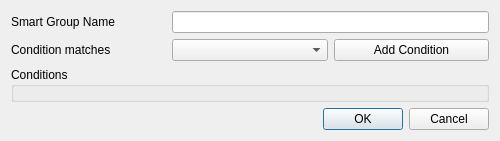
<?xml version="1.0" encoding="UTF-8"?>
<ui version="4.0">
 <class>SmartGroupEditorDialogBase</class>
 <widget class="QDialog" name="SmartGroupEditorDialogBase">
  <property name="geometry">
   <rect>
    <x>0</x>
    <y>0</y>
    <width>500</width>
    <height>141</height>
   </rect>
  </property>
  <property name="windowTitle">
   <string>Smart Group Editor</string>
  </property>
  <layout class="QGridLayout" name="gridLayout">
   <item row="0" column="0">
    <widget class="QLabel" name="label">
     <property name="text">
      <string>Smart Group Name</string>
     </property>
    </widget>
   </item>
   <item row="0" column="1" colspan="2">
    <widget class="QLineEdit" name="mNameLineEdit"/>
   </item>
   <item row="1" column="0">
    <widget class="QLabel" name="label_2">
     <property name="text">
      <string>Condition matches</string>
     </property>
    </widget>
   </item>
   <item row="1" column="1">
    <widget class="QComboBox" name="mAndOrCombo"/>
   </item>
   <item row="1" column="2">
    <widget class="QPushButton" name="mAddConditionBtn">
     <property name="text">
      <string>Add Condition</string>
     </property>
    </widget>
   </item>
   <item row="2" column="0" colspan="3">
    <widget class="QGroupBox" name="mConditionsBox">
     <property name="title">
      <string>Conditions</string>
     </property>
    </widget>
   </item>
   <item row="3" column="1" colspan="2">
    <widget class="QDialogButtonBox" name="buttonBox">
     <property name="orientation">
      <enum>Qt::Horizontal</enum>
     </property>
     <property name="standardButtons">
      <set>QDialogButtonBox::Cancel|QDialogButtonBox::Ok</set>
     </property>
    </widget>
   </item>
  </layout>
 </widget>
 <resources/>
 <connections>
  <connection>
   <sender>buttonBox</sender>
   <signal>rejected()</signal>
   <receiver>SmartGroupEditorDialogBase</receiver>
   <slot>reject()</slot>
   <hints>
    <hint type="sourcelabel">
     <x>316</x>
     <y>260</y>
    </hint>
    <hint type="destinationlabel">
     <x>286</x>
     <y>274</y>
    </hint>
   </hints>
  </connection>
 </connections>
</ui>
